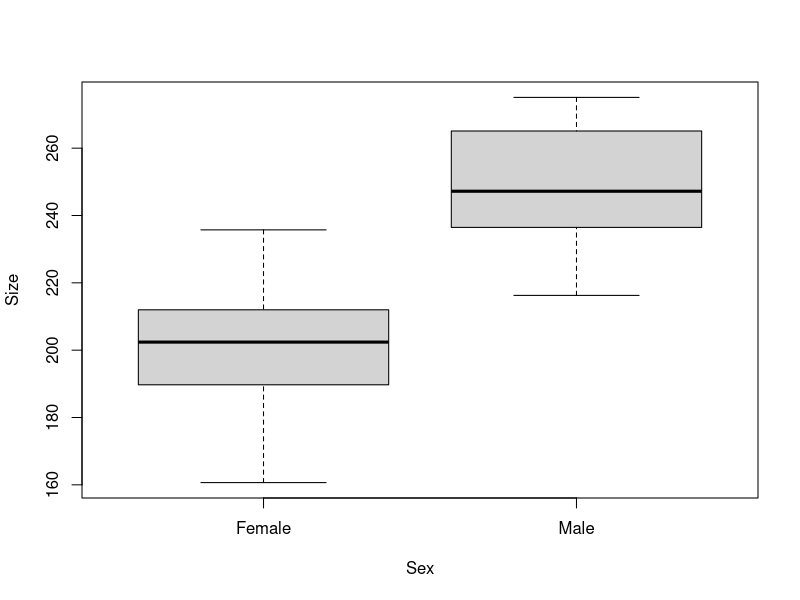
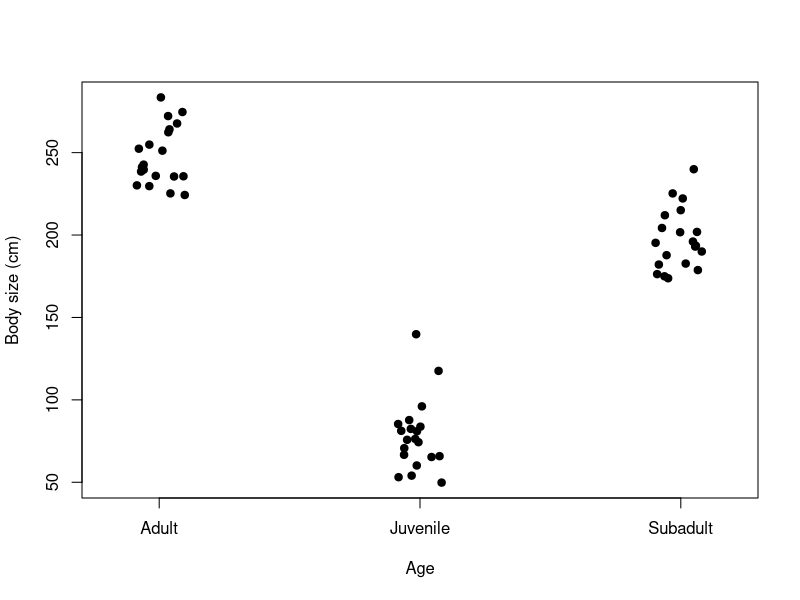
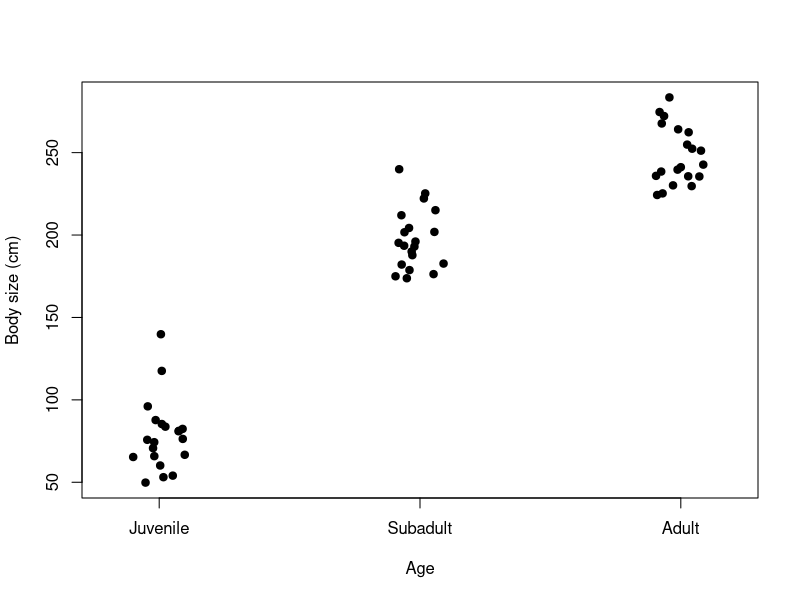

The R script that drew these images, in order: (Note: this script raises an error after producing the figures.)

#  NRES 710, Analysis of Categorical Data (cont.)
#     University of Nevada, Reno
#     Presenting results and testing among multiple groups

# Load the data
datum <- read.csv("lecture_7_seal_data.csv")

# Examine it
head(datum)
tail(datum)

# Examine structure of data
str(datum)

# Force 'Sex' to be a factor
datum$Sex <- factor(datum$Sex)

# Scatterplot
plot(Size ~ Sex, data = datum)

# Fit a linear model
results <- lm(Size ~ Sex, data = datum)
summary(results)
# Confidence intervals
confint(results)

# Calculate confidence intervals
57.7 - 46.1
# simple way: upper limit minus mean
confint(results)["SexMale", 2] - results$coefficients["SexMale"]
# extracting estimates from objects to do math
# Examine the categorical data
str(datum$Sex)
# The 'levels' are the groups in the variable, and they are ordered alphabetically by default.

# Re-order the levels
datum$Sex <- factor(datum$Sex, levels = c("Male", "Female")) # switch the order

# Re-run model
results2 <- lm(Size ~ Sex, data = datum)
summary(results2)
### Code to test for differences among three groups

# Read in the data
datum <- read.csv("lecture_8_ages.csv")

# Examine the data
head(datum)

# Plot
stripchart(Size ~ Age, data = datum, vertical = TRUE, method = "jitter",
           pch = 19, xlab = "Age", ylab = "Body size (cm)")

# Re-order categorical X-data
datum$Age <- factor(datum$Age, levels = c("Juvenile", "Subadult", "Adult"))

# Plot
stripchart(Size ~ Age, data = datum, vertical = TRUE, method = "jitter",
           pch = 19, xlab = "Age", ylab = "Body size (cm)")

# Add in dummy-coding
dummy <- model.matrix(~ Age -1, data = datum)
colnames(dummy) <- c("Juvenile", "Subadult", "Adult") # rename columns
# be careful; make sure name order reflects order of categorical variable 'Age'
datum <- cbind(datum, dummy) # bind to dataframe

# Re-examine data
head(datum)

## Analysis of variance; 'aov()'
help(aov)
# Fit an analysis of variance... by calling 'lm()'!!

# Run an ANOVA
results <- aov(Size ~ Age, data = datum)
summary(results)

## Multiple comparison using 'lm()'
# Run analysis
results2 <- lm(Size ~ Age, data = datum)
summary(results2)

# Probability of committing no errors in three t-tests
(1 - 0.05)^3

# Probability of committing >=1 Type I errors in three t-tests
1 - (1 - 0.05)^3

# ANOVA test
anova(results2)

summary(results2)
confint(results2)

# Re-run analysis with different reference
results3 <- lm(Size ~ relevel(Age, ref = "Subadult"), data = datum)
summary(results3)

# Using the dummy-coded variables to run this analysis
results4 <- lm(Size ~ Subadult + Adult, data = datum)
summary(results4)

# Changing the reference
results5 <- lm(Size ~ Juvenile + Adult, data = datum)
summary(results5)

# Using the dummy-coded variables to run this analysis
results6 <- lm(Size ~ Subadult + Adult + Juvenile, data = datum)
summary(results6)

# Using the dummy-coded variables to run this analysis
results7 <- lm(Size ~ Adult, data = datum)
summary(results7)

# Using the dummy-coded variables to run this analysis
results8 <- lm(Size ~ I(Juvenile + Subadult), data = datum)
# I() is a function to do whatever is inside the parentheses
summary(results8)



############################### 'Truth' ################################ 
### Code for simulating data to be analyzed body size data for two sexes

# Simulate the binomial X-variable (sex)
n <- 60
x <- c(rep("Juvenile", n/3), rep("Subadult", n/3), rep("Adult", n/3))
x <- factor(x, levels = c("Juvenile", "Subadult", "Adult"))

# Simulate continuous y-variable data
y <- ifelse(x == "Juvenile", rnorm(n/3, mean = 75, sd = 20), #juveniles
            ifelse(x == "Subadult", rnorm(n/3, mean = 200, sd = 20), #subad
              rnorm(n/2, mean = 250, sd = 20))) #adults

# Create dataframe
datum <- data.frame(Age = x, Size = y)

# Save these data for future use
write.csv(datum, "lecture_8_ages.csv")
